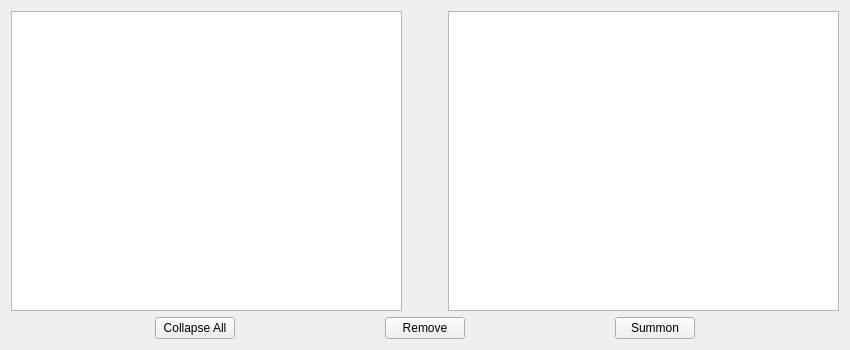
<?xml version="1.0" encoding="UTF-8"?>
<ui version="4.0">
 <class>MainTab_Chars</class>
 <widget class="QWidget" name="MainTab_Chars">
  <property name="geometry">
   <rect>
    <x>0</x>
    <y>0</y>
    <width>850</width>
    <height>350</height>
   </rect>
  </property>
  <property name="windowTitle">
   <string>Form</string>
  </property>
  <layout class="QVBoxLayout" name="verticalLayout_2">
   <item>
    <layout class="QVBoxLayout" name="VerticalLayout">
     <item>
      <layout class="QHBoxLayout" name="horizontalLayout2_lists">
       <item>
        <widget class="QTreeView" name="treeView_organizer">
         <property name="editTriggers">
          <set>QAbstractItemView::NoEditTriggers</set>
         </property>
         <attribute name="headerVisible">
          <bool>false</bool>
         </attribute>
         <attribute name="headerDefaultSectionSize">
          <number>18</number>
         </attribute>
         <attribute name="headerMinimumSectionSize">
          <number>18</number>
         </attribute>
        </widget>
       </item>
       <item>
        <spacer name="horizontalSpacer_lists">
         <property name="orientation">
          <enum>Qt::Horizontal</enum>
         </property>
         <property name="sizeType">
          <enum>QSizePolicy::Fixed</enum>
         </property>
         <property name="sizeHint" stdset="0">
          <size>
           <width>40</width>
           <height>20</height>
          </size>
         </property>
        </spacer>
       </item>
       <item>
        <widget class="QTreeView" name="treeView_objList">
         <property name="editTriggers">
          <set>QAbstractItemView::NoEditTriggers</set>
         </property>
         <property name="showDropIndicator" stdset="0">
          <bool>false</bool>
         </property>
         <property name="selectionMode">
          <enum>QAbstractItemView::SingleSelection</enum>
         </property>
         <property name="selectionBehavior">
          <enum>QAbstractItemView::SelectRows</enum>
         </property>
        </widget>
       </item>
      </layout>
     </item>
     <item>
      <layout class="QHBoxLayout" name="horizontalLayout2_buttons">
       <item>
        <widget class="QPushButton" name="pushButton_collapseAll">
         <property name="sizePolicy">
          <sizepolicy hsizetype="Fixed" vsizetype="Fixed">
           <horstretch>0</horstretch>
           <verstretch>0</verstretch>
          </sizepolicy>
         </property>
         <property name="text">
          <string>Collapse All</string>
         </property>
        </widget>
       </item>
       <item>
        <widget class="QPushButton" name="pushButton_remove">
         <property name="sizePolicy">
          <sizepolicy hsizetype="Fixed" vsizetype="Fixed">
           <horstretch>0</horstretch>
           <verstretch>0</verstretch>
          </sizepolicy>
         </property>
         <property name="text">
          <string>Remove</string>
         </property>
        </widget>
       </item>
       <item>
        <widget class="QPushButton" name="pushButton_summon">
         <property name="sizePolicy">
          <sizepolicy hsizetype="Fixed" vsizetype="Fixed">
           <horstretch>0</horstretch>
           <verstretch>0</verstretch>
          </sizepolicy>
         </property>
         <property name="text">
          <string>Summon</string>
         </property>
        </widget>
       </item>
      </layout>
     </item>
    </layout>
   </item>
  </layout>
 </widget>
 <resources/>
 <connections/>
</ui>
